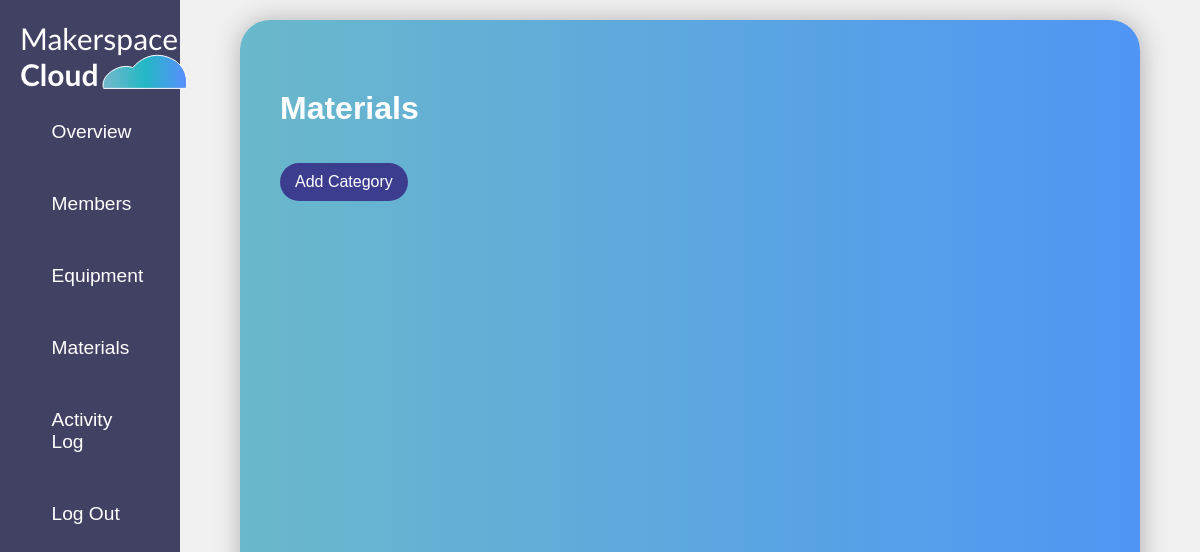
/a_materials/ (signed in), run on an earlier commit of the app's database.
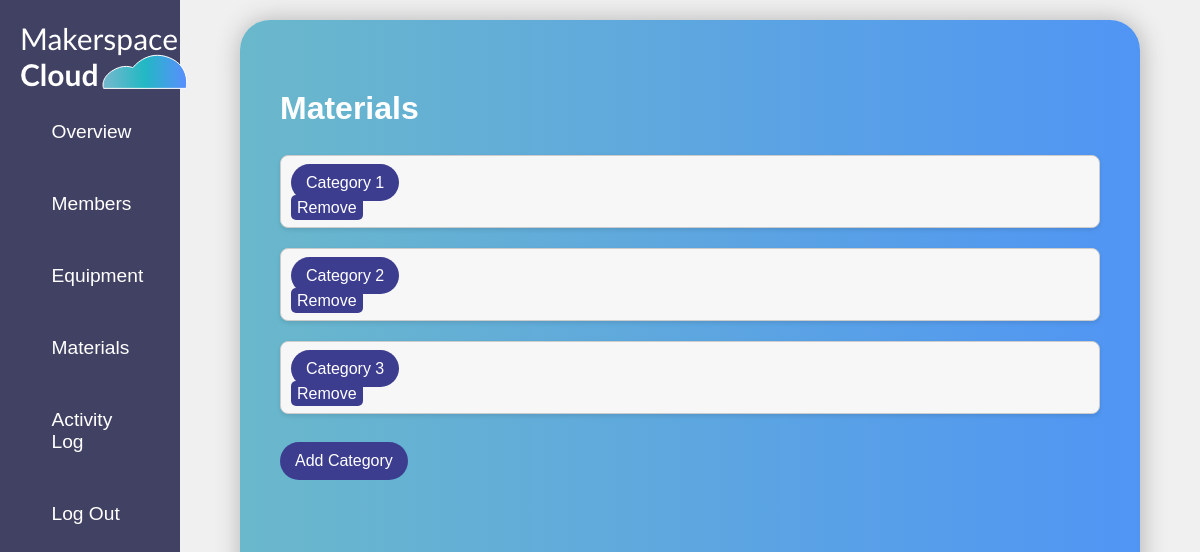
And on a later commit of the database.
### equ/models.py (models this page shows)
class Category(models.Model):
    name = models.CharField(max_length=100)
    lab = models.ForeignKey(Lab,on_delete=models.CASCADE)

### equ/views.py (the view)
# urls.py: path('a_materials/',views.a_materials,name="a_materials"),
@login_required
@admin_required
def a_materials(request):
    user = request.user
    lab = Lab.objects.get(lab_admin=user)
    categories = Category.objects.filter(lab=lab)
    context = {'categories':categories}
    return render(request, 'equ/a_materials.html',context)

### equ/views.py (called while the page is built)
def admin_required(function):
    decorator = user_passes_test(lambda user: user.groups.filter(name='admin').exists())
    return decorator(function)

### equ/templates/equ/a_materials.html
{% extends "equ/a_base.html" %}
{% block content %}
<div class="my_projects" style="padding: 20px;">
  <h1>Materials</h1>
  <br>
{% for category in categories %}
<div class="equip_container">
    <h2 style="color: black;"><a href="{% url 'a_category_detail' category.pk %}">{{ category.name }}</a></h2>
    <a href="{% url 'a_remove_category' category.pk %}" style="padding: 4px 6px; border: none; border-radius: 5px;">Remove</a>
</div>
{% endfor %}
<br>
<a href="{% url 'a_add_category' %}" class="btn-uproject">Add Category</a>
</div>
{% endblock content %}

What changed in the data, as far as the page shows it:
added Category: name "Category 1"
added Category: name "Category 2"
added Category: name "Category 3"
